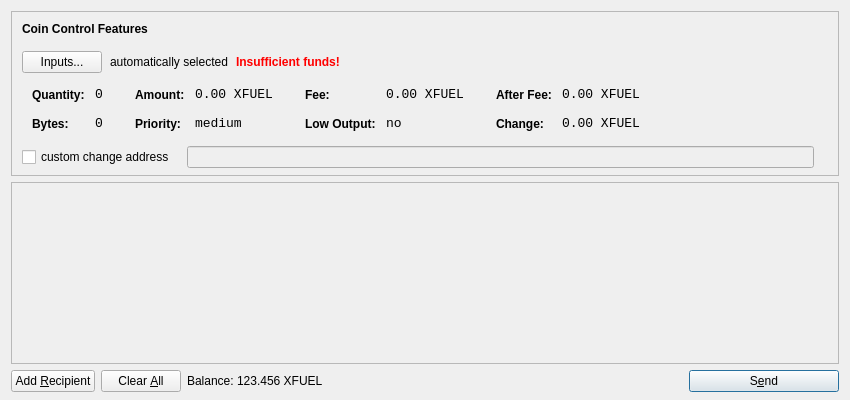
<?xml version="1.0" encoding="UTF-8"?>
<ui version="4.0">
 <class>SendCoinsDialog</class>
 <widget class="QDialog" name="SendCoinsDialog">
  <property name="geometry">
   <rect>
    <x>0</x>
    <y>0</y>
    <width>850</width>
    <height>400</height>
   </rect>
  </property>
  <property name="windowTitle">
   <string>Send Coins</string>
  </property>
  <layout class="QVBoxLayout" name="verticalLayout" stretch="0,1,0">
   <property name="bottomMargin">
    <number>8</number>
   </property>
   <item>
    <widget class="QFrame" name="frameCoinControl">
     <property name="sizePolicy">
      <sizepolicy hsizetype="Expanding" vsizetype="Expanding">
       <horstretch>0</horstretch>
       <verstretch>0</verstretch>
      </sizepolicy>
     </property>
     <property name="maximumSize">
      <size>
       <width>16777215</width>
       <height>16777215</height>
      </size>
     </property>
     <property name="frameShape">
      <enum>QFrame::StyledPanel</enum>
     </property>
     <property name="frameShadow">
      <enum>QFrame::Sunken</enum>
     </property>
     <layout class="QVBoxLayout" name="verticalLayoutCoinControl2">
      <property name="spacing">
       <number>-1</number>
      </property>
      <property name="leftMargin">
       <number>0</number>
      </property>
      <property name="topMargin">
       <number>0</number>
      </property>
      <property name="rightMargin">
       <number>0</number>
      </property>
      <property name="bottomMargin">
       <number>6</number>
      </property>
      <item>
       <layout class="QVBoxLayout" name="verticalLayoutCoinControl" stretch="0,0,0,0,1">
        <property name="spacing">
         <number>0</number>
        </property>
        <property name="leftMargin">
         <number>10</number>
        </property>
        <property name="topMargin">
         <number>10</number>
        </property>
        <item>
         <layout class="QHBoxLayout" name="horizontalLayoutCoinControl1">
          <property name="bottomMargin">
           <number>15</number>
          </property>
          <item>
           <widget class="QLabel" name="labelCoinControlFeatures">
            <property name="sizePolicy">
             <sizepolicy hsizetype="Preferred" vsizetype="Maximum">
              <horstretch>0</horstretch>
              <verstretch>0</verstretch>
             </sizepolicy>
            </property>
            <property name="font">
             <font>
              <weight>75</weight>
              <bold>true</bold>
             </font>
            </property>
            <property name="styleSheet">
             <string notr="true">font-weight:bold;</string>
            </property>
            <property name="text">
             <string>Coin Control Features</string>
            </property>
           </widget>
          </item>
         </layout>
        </item>
        <item>
         <layout class="QHBoxLayout" name="horizontalLayoutCoinControl2" stretch="0,0,0,0">
          <property name="spacing">
           <number>8</number>
          </property>
          <property name="bottomMargin">
           <number>10</number>
          </property>
          <item>
           <widget class="QPushButton" name="pushButtonCoinControl">
            <property name="styleSheet">
             <string notr="true"/>
            </property>
            <property name="text">
             <string>Inputs...</string>
            </property>
           </widget>
          </item>
          <item>
           <widget class="QLabel" name="labelCoinControlAutomaticallySelected">
            <property name="text">
             <string>automatically selected</string>
            </property>
            <property name="margin">
             <number>5</number>
            </property>
           </widget>
          </item>
          <item>
           <widget class="QLabel" name="labelCoinControlInsuffFunds">
            <property name="font">
             <font>
              <weight>75</weight>
              <bold>true</bold>
             </font>
            </property>
            <property name="styleSheet">
             <string notr="true">color:red;font-weight:bold;</string>
            </property>
            <property name="text">
             <string>Insufficient funds!</string>
            </property>
            <property name="margin">
             <number>5</number>
            </property>
           </widget>
          </item>
          <item>
           <spacer name="horizontalSpacerCoinControl">
            <property name="orientation">
             <enum>Qt::Horizontal</enum>
            </property>
            <property name="sizeHint" stdset="0">
             <size>
              <width>40</width>
              <height>1</height>
             </size>
            </property>
           </spacer>
          </item>
         </layout>
        </item>
        <item>
         <widget class="QWidget" name="widgetCoinControl" native="true">
          <property name="sizePolicy">
           <sizepolicy hsizetype="Preferred" vsizetype="Preferred">
            <horstretch>0</horstretch>
            <verstretch>0</verstretch>
           </sizepolicy>
          </property>
          <property name="minimumSize">
           <size>
            <width>0</width>
            <height>0</height>
           </size>
          </property>
          <property name="styleSheet">
           <string notr="true"/>
          </property>
          <layout class="QHBoxLayout" name="horizontalLayoutCoinControl5">
           <property name="margin">
            <number>0</number>
           </property>
           <item>
            <layout class="QHBoxLayout" name="horizontalLayoutCoinControl3" stretch="0,0,0,1">
             <property name="spacing">
              <number>20</number>
             </property>
             <property name="topMargin">
              <number>0</number>
             </property>
             <property name="bottomMargin">
              <number>10</number>
             </property>
             <item>
              <layout class="QFormLayout" name="formLayoutCoinControl1">
               <property name="horizontalSpacing">
                <number>10</number>
               </property>
               <property name="verticalSpacing">
                <number>14</number>
               </property>
               <property name="leftMargin">
                <number>10</number>
               </property>
               <property name="topMargin">
                <number>4</number>
               </property>
               <property name="rightMargin">
                <number>6</number>
               </property>
               <item row="0" column="0">
                <widget class="QLabel" name="labelCoinControlQuantityText">
                 <property name="styleSheet">
                  <string notr="true">font-weight:bold;</string>
                 </property>
                 <property name="text">
                  <string>Quantity:</string>
                 </property>
                 <property name="margin">
                  <number>0</number>
                 </property>
                </widget>
               </item>
               <item row="0" column="1">
                <widget class="QLabel" name="labelCoinControlQuantity">
                 <property name="font">
                  <font>
                   <family>Monospace</family>
                   <pointsize>10</pointsize>
                  </font>
                 </property>
                 <property name="cursor">
                  <cursorShape>IBeamCursor</cursorShape>
                 </property>
                 <property name="contextMenuPolicy">
                  <enum>Qt::ActionsContextMenu</enum>
                 </property>
                 <property name="text">
                  <string notr="true">0</string>
                 </property>
                 <property name="margin">
                  <number>0</number>
                 </property>
                 <property name="textInteractionFlags">
                  <set>Qt::LinksAccessibleByMouse|Qt::TextSelectableByKeyboard|Qt::TextSelectableByMouse</set>
                 </property>
                </widget>
               </item>
               <item row="1" column="0">
                <widget class="QLabel" name="labelCoinControlBytesText">
                 <property name="styleSheet">
                  <string notr="true">font-weight:bold;</string>
                 </property>
                 <property name="text">
                  <string>Bytes:</string>
                 </property>
                </widget>
               </item>
               <item row="1" column="1">
                <widget class="QLabel" name="labelCoinControlBytes">
                 <property name="font">
                  <font>
                   <family>Monospace</family>
                   <pointsize>10</pointsize>
                  </font>
                 </property>
                 <property name="cursor">
                  <cursorShape>IBeamCursor</cursorShape>
                 </property>
                 <property name="contextMenuPolicy">
                  <enum>Qt::ActionsContextMenu</enum>
                 </property>
                 <property name="text">
                  <string notr="true">0</string>
                 </property>
                 <property name="textInteractionFlags">
                  <set>Qt::LinksAccessibleByMouse|Qt::TextSelectableByKeyboard|Qt::TextSelectableByMouse</set>
                 </property>
                </widget>
               </item>
              </layout>
             </item>
             <item>
              <layout class="QFormLayout" name="formLayoutCoinControl2">
               <property name="horizontalSpacing">
                <number>10</number>
               </property>
               <property name="verticalSpacing">
                <number>14</number>
               </property>
               <property name="leftMargin">
                <number>6</number>
               </property>
               <property name="topMargin">
                <number>4</number>
               </property>
               <property name="rightMargin">
                <number>6</number>
               </property>
               <item row="0" column="0">
                <widget class="QLabel" name="labelCoinControlAmountText">
                 <property name="styleSheet">
                  <string notr="true">font-weight:bold;</string>
                 </property>
                 <property name="text">
                  <string>Amount:</string>
                 </property>
                 <property name="margin">
                  <number>0</number>
                 </property>
                </widget>
               </item>
               <item row="0" column="1">
                <widget class="QLabel" name="labelCoinControlAmount">
                 <property name="font">
                  <font>
                   <family>Monospace</family>
                   <pointsize>10</pointsize>
                  </font>
                 </property>
                 <property name="cursor">
                  <cursorShape>IBeamCursor</cursorShape>
                 </property>
                 <property name="contextMenuPolicy">
                  <enum>Qt::ActionsContextMenu</enum>
                 </property>
                 <property name="text">
                  <string notr="true">0.00 XFUEL</string>
                 </property>
                 <property name="textInteractionFlags">
                  <set>Qt::LinksAccessibleByMouse|Qt::TextSelectableByKeyboard|Qt::TextSelectableByMouse</set>
                 </property>
                </widget>
               </item>
               <item row="1" column="0">
                <widget class="QLabel" name="labelCoinControlPriorityText">
                 <property name="styleSheet">
                  <string notr="true">font-weight:bold;</string>
                 </property>
                 <property name="text">
                  <string>Priority:</string>
                 </property>
                </widget>
               </item>
               <item row="1" column="1">
                <widget class="QLabel" name="labelCoinControlPriority">
                 <property name="font">
                  <font>
                   <family>Monospace</family>
                   <pointsize>10</pointsize>
                  </font>
                 </property>
                 <property name="cursor">
                  <cursorShape>IBeamCursor</cursorShape>
                 </property>
                 <property name="contextMenuPolicy">
                  <enum>Qt::ActionsContextMenu</enum>
                 </property>
                 <property name="text">
                  <string>medium</string>
                 </property>
                 <property name="textInteractionFlags">
                  <set>Qt::LinksAccessibleByMouse|Qt::TextSelectableByKeyboard|Qt::TextSelectableByMouse</set>
                 </property>
                </widget>
               </item>
              </layout>
             </item>
             <item>
              <layout class="QFormLayout" name="formLayoutCoinControl3">
               <property name="horizontalSpacing">
                <number>10</number>
               </property>
               <property name="verticalSpacing">
                <number>14</number>
               </property>
               <property name="leftMargin">
                <number>6</number>
               </property>
               <property name="topMargin">
                <number>4</number>
               </property>
               <property name="rightMargin">
                <number>6</number>
               </property>
               <item row="0" column="0">
                <widget class="QLabel" name="labelCoinControlFeeText">
                 <property name="styleSheet">
                  <string notr="true">font-weight:bold;</string>
                 </property>
                 <property name="text">
                  <string>Fee:</string>
                 </property>
                 <property name="margin">
                  <number>0</number>
                 </property>
                </widget>
               </item>
               <item row="0" column="1">
                <widget class="QLabel" name="labelCoinControlFee">
                 <property name="font">
                  <font>
                   <family>Monospace</family>
                   <pointsize>10</pointsize>
                  </font>
                 </property>
                 <property name="cursor">
                  <cursorShape>IBeamCursor</cursorShape>
                 </property>
                 <property name="contextMenuPolicy">
                  <enum>Qt::ActionsContextMenu</enum>
                 </property>
                 <property name="text">
                  <string notr="true">0.00 XFUEL</string>
                 </property>
                 <property name="textInteractionFlags">
                  <set>Qt::LinksAccessibleByMouse|Qt::TextSelectableByKeyboard|Qt::TextSelectableByMouse</set>
                 </property>
                </widget>
               </item>
               <item row="1" column="0">
                <widget class="QLabel" name="labelCoinControlLowOutputText">
                 <property name="styleSheet">
                  <string notr="true">font-weight:bold;</string>
                 </property>
                 <property name="text">
                  <string>Low Output:</string>
                 </property>
                </widget>
               </item>
               <item row="1" column="1">
                <widget class="QLabel" name="labelCoinControlLowOutput">
                 <property name="font">
                  <font>
                   <family>Monospace</family>
                   <pointsize>10</pointsize>
                  </font>
                 </property>
                 <property name="cursor">
                  <cursorShape>IBeamCursor</cursorShape>
                 </property>
                 <property name="contextMenuPolicy">
                  <enum>Qt::ActionsContextMenu</enum>
                 </property>
                 <property name="text">
                  <string>no</string>
                 </property>
                 <property name="textInteractionFlags">
                  <set>Qt::LinksAccessibleByMouse|Qt::TextSelectableByKeyboard|Qt::TextSelectableByMouse</set>
                 </property>
                </widget>
               </item>
              </layout>
             </item>
             <item>
              <layout class="QFormLayout" name="formLayoutCoinControl4">
               <property name="horizontalSpacing">
                <number>10</number>
               </property>
               <property name="verticalSpacing">
                <number>14</number>
               </property>
               <property name="leftMargin">
                <number>6</number>
               </property>
               <property name="topMargin">
                <number>4</number>
               </property>
               <property name="rightMargin">
                <number>6</number>
               </property>
               <item row="0" column="0">
                <widget class="QLabel" name="labelCoinControlAfterFeeText">
                 <property name="styleSheet">
                  <string notr="true">font-weight:bold;</string>
                 </property>
                 <property name="text">
                  <string>After Fee:</string>
                 </property>
                 <property name="margin">
                  <number>0</number>
                 </property>
                </widget>
               </item>
               <item row="0" column="1">
                <widget class="QLabel" name="labelCoinControlAfterFee">
                 <property name="font">
                  <font>
                   <family>Monospace</family>
                   <pointsize>10</pointsize>
                  </font>
                 </property>
                 <property name="cursor">
                  <cursorShape>IBeamCursor</cursorShape>
                 </property>
                 <property name="contextMenuPolicy">
                  <enum>Qt::ActionsContextMenu</enum>
                 </property>
                 <property name="text">
                  <string notr="true">0.00 XFUEL</string>
                 </property>
                 <property name="textInteractionFlags">
                  <set>Qt::LinksAccessibleByMouse|Qt::TextSelectableByKeyboard|Qt::TextSelectableByMouse</set>
                 </property>
                </widget>
               </item>
               <item row="1" column="0">
                <widget class="QLabel" name="labelCoinControlChangeText">
                 <property name="styleSheet">
                  <string notr="true">font-weight:bold;</string>
                 </property>
                 <property name="text">
                  <string>Change:</string>
                 </property>
                </widget>
               </item>
               <item row="1" column="1">
                <widget class="QLabel" name="labelCoinControlChange">
                 <property name="font">
                  <font>
                   <family>Monospace</family>
                   <pointsize>10</pointsize>
                  </font>
                 </property>
                 <property name="cursor">
                  <cursorShape>IBeamCursor</cursorShape>
                 </property>
                 <property name="contextMenuPolicy">
                  <enum>Qt::ActionsContextMenu</enum>
                 </property>
                 <property name="text">
                  <string notr="true">0.00 XFUEL</string>
                 </property>
                 <property name="textInteractionFlags">
                  <set>Qt::LinksAccessibleByMouse|Qt::TextSelectableByKeyboard|Qt::TextSelectableByMouse</set>
                 </property>
                </widget>
               </item>
              </layout>
             </item>
            </layout>
           </item>
          </layout>
         </widget>
        </item>
        <item>
         <layout class="QHBoxLayout" name="horizontalLayoutCoinControl4" stretch="0,0,0">
          <property name="spacing">
           <number>12</number>
          </property>
          <property name="sizeConstraint">
           <enum>QLayout::SetDefaultConstraint</enum>
          </property>
          <property name="topMargin">
           <number>5</number>
          </property>
          <property name="rightMargin">
           <number>5</number>
          </property>
          <item>
           <widget class="QCheckBox" name="checkBoxCoinControlChange">
            <property name="text">
             <string>custom change address</string>
            </property>
           </widget>
          </item>
          <item>
           <widget class="QLineEdit" name="lineEditCoinControlChange">
            <property name="enabled">
             <bool>false</bool>
            </property>
            <property name="sizePolicy">
             <sizepolicy hsizetype="Expanding" vsizetype="Fixed">
              <horstretch>0</horstretch>
              <verstretch>0</verstretch>
             </sizepolicy>
            </property>
           </widget>
          </item>
          <item>
           <widget class="QLabel" name="labelCoinControlChangeLabel">
            <property name="sizePolicy">
             <sizepolicy hsizetype="Preferred" vsizetype="Expanding">
              <horstretch>0</horstretch>
              <verstretch>0</verstretch>
             </sizepolicy>
            </property>
            <property name="minimumSize">
             <size>
              <width>0</width>
              <height>0</height>
             </size>
            </property>
            <property name="text">
             <string/>
            </property>
            <property name="margin">
             <number>3</number>
            </property>
           </widget>
          </item>
         </layout>
        </item>
        <item>
         <spacer name="verticalSpacerCoinControl">
          <property name="orientation">
           <enum>Qt::Vertical</enum>
          </property>
          <property name="sizeHint" stdset="0">
           <size>
            <width>800</width>
            <height>1</height>
           </size>
          </property>
         </spacer>
        </item>
       </layout>
      </item>
     </layout>
    </widget>
   </item>
   <item>
    <widget class="QScrollArea" name="scrollArea">
     <property name="widgetResizable">
      <bool>true</bool>
     </property>
     <widget class="QWidget" name="scrollAreaWidgetContents">
      <property name="geometry">
       <rect>
        <x>0</x>
        <y>0</y>
        <width>830</width>
        <height>165</height>
       </rect>
      </property>
      <layout class="QVBoxLayout" name="verticalLayout_2">
       <property name="margin">
        <number>0</number>
       </property>
       <item>
        <layout class="QVBoxLayout" name="entries">
         <property name="spacing">
          <number>6</number>
         </property>
        </layout>
       </item>
       <item>
        <spacer name="verticalSpacer">
         <property name="orientation">
          <enum>Qt::Vertical</enum>
         </property>
         <property name="sizeHint" stdset="0">
          <size>
           <width>20</width>
           <height>40</height>
          </size>
         </property>
        </spacer>
       </item>
      </layout>
     </widget>
    </widget>
   </item>
   <item>
    <layout class="QHBoxLayout" name="horizontalLayout">
     <item>
      <widget class="QPushButton" name="addButton">
       <property name="toolTip">
        <string>Send to multiple recipients at once</string>
       </property>
       <property name="text">
        <string>Add &amp;Recipient</string>
       </property>
       <property name="icon">
        <iconset resource="../xfuel.qrc">
         <normaloff>:/icons/add</normaloff>:/icons/add</iconset>
       </property>
       <property name="autoDefault">
        <bool>false</bool>
       </property>
      </widget>
     </item>
     <item>
      <widget class="QPushButton" name="clearButton">
       <property name="sizePolicy">
        <sizepolicy hsizetype="Minimum" vsizetype="Fixed">
         <horstretch>0</horstretch>
         <verstretch>0</verstretch>
        </sizepolicy>
       </property>
       <property name="toolTip">
        <string>Remove all transaction fields</string>
       </property>
       <property name="text">
        <string>Clear &amp;All</string>
       </property>
       <property name="icon">
        <iconset resource="../xfuel.qrc">
         <normaloff>:/icons/remove</normaloff>:/icons/remove</iconset>
       </property>
       <property name="autoRepeatDelay">
        <number>300</number>
       </property>
       <property name="autoDefault">
        <bool>false</bool>
       </property>
      </widget>
     </item>
     <item>
      <layout class="QHBoxLayout" name="horizontalLayout_2">
       <property name="spacing">
        <number>3</number>
       </property>
       <item>
        <widget class="QLabel" name="label">
         <property name="text">
          <string>Balance:</string>
         </property>
        </widget>
       </item>
       <item>
        <widget class="QLabel" name="labelBalance">
         <property name="cursor">
          <cursorShape>IBeamCursor</cursorShape>
         </property>
         <property name="text">
          <string>123.456 XFUEL</string>
         </property>
         <property name="textInteractionFlags">
          <set>Qt::LinksAccessibleByMouse|Qt::TextSelectableByKeyboard|Qt::TextSelectableByMouse</set>
         </property>
        </widget>
       </item>
      </layout>
     </item>
     <item>
      <spacer name="horizontalSpacer">
       <property name="orientation">
        <enum>Qt::Horizontal</enum>
       </property>
       <property name="sizeHint" stdset="0">
        <size>
         <width>40</width>
         <height>20</height>
        </size>
       </property>
      </spacer>
     </item>
     <item>
      <widget class="QPushButton" name="sendButton">
       <property name="minimumSize">
        <size>
         <width>150</width>
         <height>0</height>
        </size>
       </property>
       <property name="toolTip">
        <string>Confirm the send action</string>
       </property>
       <property name="text">
        <string>S&amp;end</string>
       </property>
       <property name="icon">
        <iconset resource="../xfuel.qrc">
         <normaloff>:/icons/send</normaloff>:/icons/send</iconset>
       </property>
       <property name="default">
        <bool>true</bool>
       </property>
      </widget>
     </item>
    </layout>
   </item>
  </layout>
 </widget>
 <resources>
  <include location="../xfuel.qrc"/>
 </resources>
 <connections/>
</ui>
